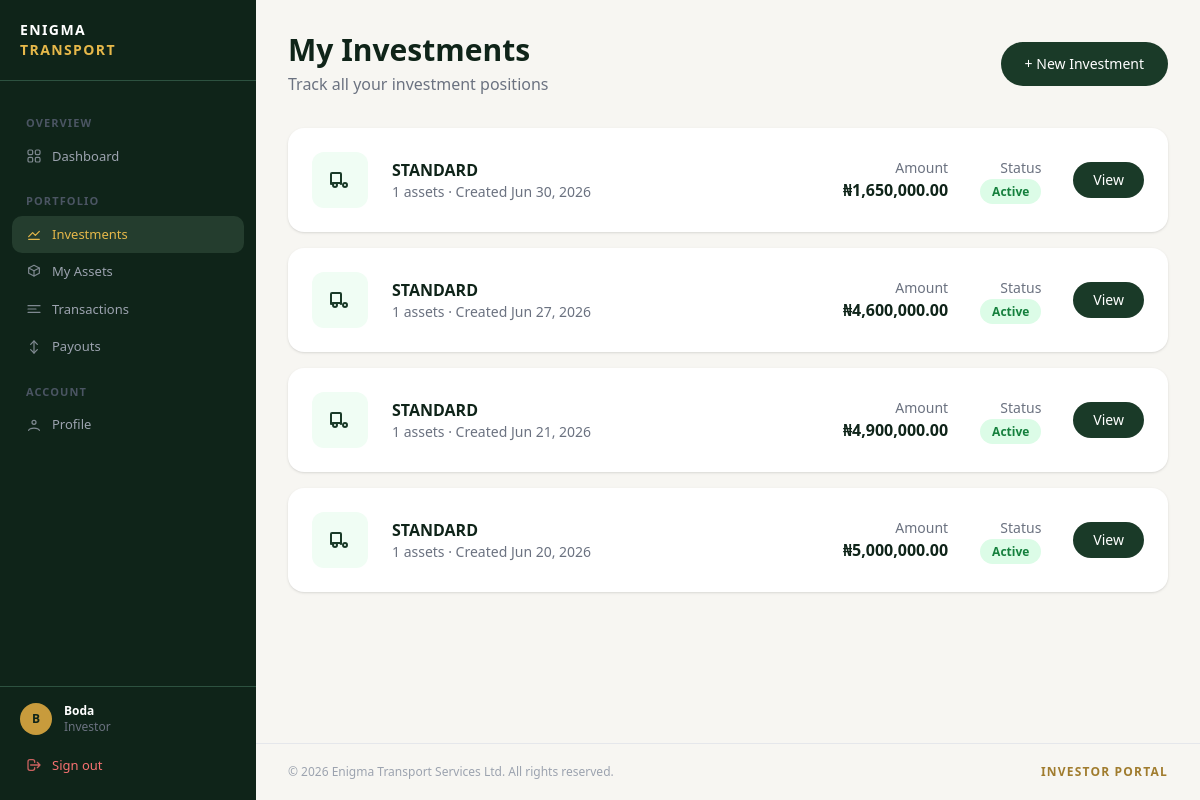
/investments/ (signed in), run on the app's committed database.
### accounts/models.py (models this page shows, shortened)
class User(AbstractUser):
    ROLE_CHOICES = (
        ('admin', 'Admin'),
        ('investor', 'Investor'),
    )
    role = models.CharField(max_length=20, choices=ROLE_CHOICES, default='investor')
    email = models.EmailField(unique=True)  # ← add this
    created_at = models.DateTimeField(auto_now_add=True)

### investments/models.py (models this page shows, shortened)
class Investment(models.Model):
    STATUS_CHOICES = (
        ('pending', 'Pending'),
        ('awaiting_payment', 'Awaiting Payment'),
        ('active', 'Active'),
        ('completed', 'Completed'),
        ('cancelled', 'Cancelled'),
    )
    FREQUENCY_CHOICES = (
        ('weekly', 'Weekly'),
        ('monthly', 'Monthly'),
    )
    investor = models.ForeignKey(
        InvestorProfile,
        on_delete=models.CASCADE,
        related_name='investments'
    )
    tier = models.ForeignKey(
        InvestmentTier,
        on_delete=models.PROTECT
    )
    number_of_assets = models.PositiveIntegerField(default=0)
    investment_amount = models.DecimalField(
        max_digits=15, decimal_places=2, default=0
    )
    status = models.CharField(
        max_length=20, choices=STATUS_CHOICES, default='pending'
    )
    payout_frequency = models.CharField(
        max_length=20, choices=FREQUENCY_CHOICES, default='monthly'
    )
    duration_weeks = models.PositiveIntegerField(null=True, blank=True)
    duration_months = models.PositiveIntegerField(null=True, blank=True)
    start_date = models.DateField(null=True, blank=True)
    end_date = models.DateField(null=True, blank=True)
    service_charge = models.DecimalField(max_digits=15, decimal_places=2, default=0)
    management_fee = models.DecimalField(max_digits=15, decimal_places=2, default=0)
    asset_type = models.CharField(max_length=100, blank=True)
    quantity = models.PositiveIntegerField(default=1)
    created_at = models.DateTimeField(auto_now_add=True)

class InvestmentTier(models.Model):
    name = models.CharField(max_length=100)
    minimum_assets = models.PositiveIntegerField()
    maximum_assets = models.PositiveIntegerField()
    minimum_investment = models.DecimalField(max_digits=15, decimal_places=2)
    return_rate = models.DecimalField(max_digits=5, decimal_places=2)
    active = models.BooleanField(default=True)
    created_at = models.DateTimeField(auto_now_add=True)

### investments/views.py (the view)
# urls.py: path('', views.investment_list_view, name='investment_list'),
@investor_required
def investment_list_view(request):
    try:
        profile = request.user.investorprofile
    except InvestorProfile.DoesNotExist:
        return redirect('profile_create')
    investments = profile.investments.all().order_by('-created_at')
    return render(request, 'investments/investment_list.html', {'investments': investments})

### templates/investments/investment_list.html (shortened to what this page needs)
{% extends 'base.html' %}
{% load humanize%}
{% block dashboard_content %}
<div class="mb-8 flex justify-between items-center">
    <div>
        <h1 class="text-3xl font-bold text-[#0f2419]">My Investments</h1>
        <p class="text-gray-500 mt-1">Track all your investment positions</p>
    </div>
    <a href="{% url 'investment_create' %}"
        class="bg-[#1a3a28] text-white px-6 py-3 rounded-full font-medium hover:bg-[#0f2419] transition text-sm">
        + New Investment
    </a>
</div>
{% if investments %}
<div class="grid grid-cols-1 gap-4">
    {% for investment in investments %}
    <div class="bg-white rounded-2xl shadow p-6 flex justify-between items-center hover:shadow-md transition">
        <div class="flex gap-6 items-center">
            <div class="bg-green-50 rounded-xl p-4">
                <svg class="w-6 h-6 text-[#1a3a28]" fill="none" stroke="currentColor" viewBox="0 0 24 24">
                    <path stroke-linecap="round" stroke-linejoin="round" stroke-width="2"
                        d="M9 17a2 2 0 11-4 0 2 2 0 014 0zM19 17a2 2 0 11-4 0 2 2 0 014 0M13 16V6a1 1 0 00-1-1H4a1 1 0 00-1 1v10l2-1h7l1 1z"/>
                </svg>
            </div>
            <div>
                <p class="font-bold text-[#0f2419]">{{ investment.tier.name }}</p>
                <p class="text-sm text-gray-500">{{ investment.number_of_assets }} assets · Created {{ investment.created_at|date:"M d, Y" }}</p>
            </div>
        </div>
        <div class="flex gap-8 items-center">
            <div class="text-right">
                <p class="text-sm text-gray-500">Amount</p>
                <p class="font-bold text-[#0f2419]">&#8358;{{ investment.investment_amount|floatformat:2 |intcomma }}</p>
            </div>
            <div class="text-right">
                <p class="text-sm text-gray-500">Status</p>
                <span class="text-xs font-semibold px-3 py-1 rounded-full
                    {% if investment.status == 'active' %}bg-green-100 text-green-700
                    {% elif investment.status == 'pending' %}bg-yellow-100 text-yellow-700
                    {% elif investment.status == 'completed' %}bg-blue-100 text-blue-700
                    {% else %}bg-red-100 text-red-700{% endif %}">
                    {{ investment.get_status_display }}
                </span>
            </div>
            <a href="{% url 'investment_detail' investment.pk %}"
                class="bg-[#1a3a28] text-white px-5 py-2 rounded-full text-sm hover:bg-[#0f2419] transition">
                View
            </a>
        </div>
    </div>
    {% endfor %}
</div>
{% endif %}
{% endblock %}

### templates/base.html (shortened to what this page needs)
<!DOCTYPE html>
<html lang="en">
<head>
    <script src="https://cdn.tailwindcss.com"></script>
</head>
<body class="bg-surface font-sans">
{% if user.is_authenticated %}
<aside id="sidebar">
    <div class="px-5 py-5 border-b border-forest-muted flex items-center justify-between shrink-0">
        <a href="/" class="flex flex-col leading-tight">
            <span class="text-white font-bold text-sm tracking-widest uppercase">Enigma</span>
            <span class="text-gold-light font-bold text-sm tracking-widest uppercase">Transport</span>
        </a>
    </div>
    <nav class="flex-1 px-3 py-4 overflow-y-auto min-h-0">
        {% if user.role == 'admin' %}
        <span class="nav-section">OVERVIEW</span>
        <a href="{% url 'admin_dashboard' %}" class="nav-item {% if request.resolver_match.url_name == 'admin_dashboard' %}active{% endif %}">
            <svg xmlns="http://www.w3.org/2000/svg"
                 viewBox="0 0 24 24"
                 fill="none"
                 stroke="currentColor"
                 stroke-width="1.8"
                 stroke-linecap="round"
                 stroke-linejoin="round"
                 class="w-6 h-6">
              <rect x="3" y="3" width="7" height="7" rx="2"/>
              <rect x="14" y="3" width="7" height="7" rx="2"/>
              <rect x="3" y="14" width="7" height="7" rx="2"/>
              <rect x="14" y="14" width="7" height="7" rx="2"/>
            </svg>
            Dashboard
        </a>
        <span class="nav-section">INVESTMENT</span>
        <a href="{% url 'admin_investor_list' %}" class="nav-item {% if 'investor' in request.resolver_match.url_name %}active{% endif %}">
            <svg xmlns="http://www.w3.org/2000/svg"
                 viewBox="0 0 24 24"
                 fill="none"
                 stroke="currentColor"
                 stroke-width="1.8"
                 stroke-linecap="round"
                 stroke-linejoin="round"
                 class="w-6 h-6">
              <circle cx="12" cy="8" r="3"/>
              <path d="M4 20c1.8-4.5 14.2-4.5 16 0"/>
            </svg>
            Investors
        </a>
        <a href="{% url 'admin_asset_list' %}" class="nav-item {% if 'asset' in request.resolver_match.url_name %}active{% endif %}">
            <svg xmlns="http://www.w3.org/2000/svg"
                 viewBox="0 0 24 24"
                 fill="none"
                 stroke="currentColor"
                 stroke-width="1.8"
                 stroke-linecap="round"
                 stroke-linejoin="round"
                 class="w-6 h-6">
              <path d="M12 2l8 4-8 4-8-4 8-4z"/>
              <path d="M4 6v8l8 4 8-4V6"/>
              <path d="M12 10v8"/>
            </svg>
            Assets
        </a>
        <span class="nav-section">FINANCE</span>
        <a href="{% url 'central_payment' %}" class="nav-item {% if 'payment' in request.resolver_match.url_name %}active{% endif %}">
            <svg xmlns="http://www.w3.org/2000/svg"
                 viewBox="0 0 24 24"
                 fill="none"
                 stroke="currentColor"
                 stroke-width="1.8"
                 stroke-linecap="round"
                 stroke-linejoin="round"
                 class="w-6 h-6">
              <rect x="3" y="5" width="18" height="14" rx="2"/>
              <path d="M3 10h18"/>
              <path d="M7 15h.01"/>
            </svg>
            Payments
        </a>
        <a href="{% url 'admin_transaction_list' %}" class="nav-item {% if 'transaction' in request.resolver_match.url_name %}active{% endif %}">
            <svg xmlns="http://www.w3.org/2000/svg"
                 viewBox="0 0 24 24"
                 fill="none"
                 stroke="currentColor"
                 stroke-width="1.8"
                 stroke-linecap="round"
                 stroke-linejoin="round"
                 class="w-6 h-6">
              <path d="M3 7h18"/>
              <path d="M3 12h12"/>
              <path d="M3 17h18"/>
              <path d="M17 10l3 2-3 2"/>
            </svg>
            Transactions
        </a>
        <a href="{% url 'admin_payout_list' %}" class="nav-item {% if 'payout' in request.resolver_match.url_name %}active{% endif %}">
            <svg xmlns="http://www.w3.org/2000/svg"
                 viewBox="0 0 24 24"
                 fill="none"
                 stroke="currentColor"
                 stroke-width="1.8"
                 stroke-linecap="round"
                 stroke-linejoin="round"
                 class="w-6 h-6">
              <path d="M12 3v18"/>
              <path d="M7 8l5-5 5 5"/>
              <path d="M7 16l5 5 5-5"/>
            </svg>
            Payouts
        </a>
        <a href="{% url 'remittance_list' %}" class="nav-item {% if 'remittance' in request.resolver_match.url_name %}active{% endif %}">
            <svg xmlns="http://www.w3.org/2000/svg"
                 viewBox="0 0 24 24"
                 fill="none"
                 stroke="currentColor"
                 stroke-width="1.8"
                 stroke-linecap="round"
                 stroke-linejoin="round"
                 class="w-6 h-6">
              <path d="M7 7h10"/>
              <path d="M7 12h10"/>
              <path d="M7 17h10"/>
              <path d="M16 5l3 2-3 2"/>
            </svg>
            Remittance History
        </a>
        <span class="nav-section">SYSTEM</span>
        <a href="{% url 'admin_auditlog_list' %}" class="nav-item {% if 'auditlog' in request.resolver_match.url_name %}active{% endif %}">
            <svg xmlns="http://www.w3.org/2000/svg"
                 viewBox="0 0 24 24"
                 fill="none"
                 stroke="currentColor"
                 stroke-width="1.8"
                 stroke-linecap="round"
                 stroke-linejoin="round"
                 class="w-6 h-6">
              <path d="M9 4h6"/>
              <path d="M8 7h8"/>
              <path d="M6 20h12a2 2 0 0 0 2-2V6"/>
              <path d="M6 6v12a2 2 0 0 0 2 2"/>
            </svg>
            Audit Logs
        </a>
        {% else %}
        <span class="nav-section">Overview</span>
        <a href="{% url 'investor_dashboard' %}" class="nav-item {% if request.resolver_match.url_name == 'investor_dashboard' %}active{% endif %}">
            Dashboard
        </a>
        <span class="nav-section">Portfolio</span>
        <a href="{% url 'investment_list' %}" class="nav-item {% if 'investment' in request.resolver_match.url_name %}active{% endif %}">
            <svg xmlns="http://www.w3.org/2000/svg"
                 viewBox="0 0 24 24"
                 fill="none"
                 stroke="currentColor"
                 stroke-width="1.8"
                 stroke-linecap="round"
                 stroke-linejoin="round"
                 class="w-6 h-6">
              <path d="M4 16l6-6 4 4 6-6"/>
              <path d="M4 20h16"/>
            </svg>
            Investments
        </a>
        <a href="{% url 'asset_list' %}" class="nav-item {% if request.resolver_match.url_name == 'asset_list' %}active{% endif %}">
            <svg xmlns="http://www.w3.org/2000/svg"
                 viewBox="0 0 24 24"
                 fill="none"
                 stroke="currentColor"
                 stroke-width="1.8"
                 stroke-linecap="round"
                 stroke-linejoin="round"
                 class="w-6 h-6">
              <path d="M12 2l8 4-8 4-8-4 8-4z"/>
              <path d="M4 6v8l8 4 8-4V6"/>
              <path d="M12 10v8"/>
            </svg>
            My Assets
        </a>
        <a href="{% url 'transaction_list' %}" class="nav-item {% if request.resolver_match.url_name == 'transaction_list' %}active{% endif %}">
            <svg xmlns="http://www.w3.org/2000/svg"
                 viewBox="0 0 24 24"
                 fill="none"
                 stroke="currentColor"
                 stroke-width="1.8"
                 stroke-linecap="round"
                 stroke-linejoin="round"
                 class="w-6 h-6">
              <path d="M3 7h18"/>
              <path d="M3 12h12"/>
              <path d="M3 17h18"/>
            </svg>
            Transactions
        </a>
        <a href="{% url 'payout_list' %}" class="nav-item {% if request.resolver_match.url_name == 'payout_list' %}active{% endif %}">
            <svg xmlns="http://www.w3.org/2000/svg"
                 viewBox="0 0 24 24"
                 fill="none"
                 stroke="currentColor"
                 stroke-width="1.8"
                 stroke-linecap="round"
                 stroke-linejoin="round"
                 class="w-6 h-6">
              <path d="M12 3v18"/>
              <path d="M7 8l5-5 5 5"/>
              <path d="M7 16l5 5 5-5"/>
            </svg>
            Payouts
        </a>
        <span class="nav-section">Account</span>
        <a href="{% url 'profile' %}" class="nav-item {% if request.resolver_match.url_name == 'profile' %}active{% endif %}">
            <svg xmlns="http://www.w3.org/2000/svg"
                 viewBox="0 0 24 24"
                 fill="none"
                 stroke="currentColor"
                 stroke-width="1.8"
                 stroke-linecap="round"
                 stroke-linejoin="round"
                 class="w-6 h-6">
              <circle cx="12" cy="8" r="3"/>
              <path d="M4 20c1.8-4.5 14.2-4.5 16 0"/>
            </svg>
            Profile
        </a>
        {% endif %}
    </nav>
    <div class="border-t border-forest-muted px-3 py-4 shrink-0">
        <div class="flex items-center gap-3 px-2 mb-3">
            <div class="w-8 h-8 rounded-full bg-gold flex items-center justify-center text-forest-dark text-xs font-bold shrink-0">
                {{ user.username|first|upper }}
            </div>
            <div class="flex-1 min-w-0">
                <p class="text-white text-xs font-semibold truncate">{{ user.username }}</p>
                <p class="text-gray-500 text-xs capitalize">{{ user.role }}</p>
            </div>
        </div>
        <a href="{% url 'logout' %}" class="nav-item w-full text-red-400 hover:text-red-300 hover:bg-red-950/30">
            <svg fill="none" stroke="currentColor" viewBox="0 0 24 24"><path stroke-linecap="round" stroke-linejoin="round" stroke-width="2" d="M17 16l4-4m0 0l-4-4m4 4H7m6 4v1a3 3 0 01-3 3H6a3 3 0 01-3-3V7a3 3 0 013-3h4a3 3 0 013 3v1"/></svg>
            Sign out
        </a>
    </div>
</aside>
    <div id="main-content">
        <main class="flex-1 px-6 lg:px-8 py-8">{% block dashboard_content %}{% endblock %}</main>
        <footer class="px-6 lg:px-8 py-5 border-t border-gray-200">
            <div class="flex flex-col sm:flex-row justify-between items-center gap-1 text-xs text-gray-400">
                <span>&copy; 2026 Enigma Transport Services Ltd. All rights reserved.</span>
                <span class="text-gold-muted font-semibold tracking-widest uppercase text-xs">Investor Portal</span>
            </div>
        </footer>
    </div>
{% endif %}
</body>
</html>

### data on the page
User: username|first "B", username "Boda", role "Investor"
Investment: tier.name "STANDARD", number_of_assets "1", created_at "Jun 30, 2026", investment_amount "1,650,000.00", status "Active"
Investment: tier.name "STANDARD", number_of_assets "1", created_at "Jun 27, 2026", investment_amount "4,600,000.00", status "Active"
Investment: tier.name "STANDARD", number_of_assets "1", created_at "Jun 21, 2026", investment_amount "4,900,000.00", status "Active"
Investment: tier.name "STANDARD", number_of_assets "1", created_at "Jun 20, 2026", investment_amount "5,000,000.00", status "Active"
